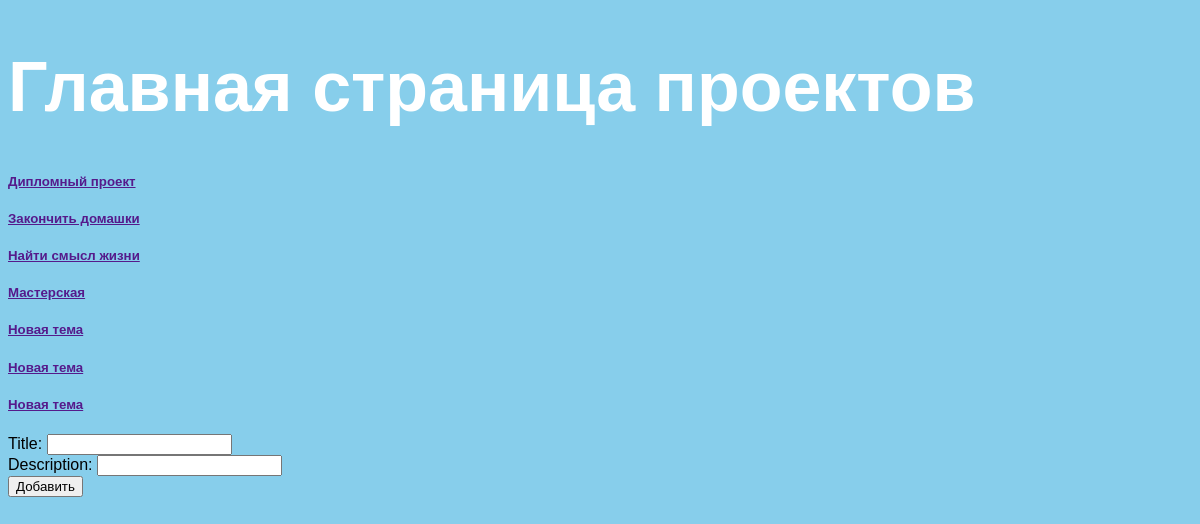
The app's page /project/ with its own data.
### tasks/models.py (models this page shows, shortened)
class Project(models.Model):
    title = models.CharField(max_length=100)
    description = models.TextField(max_length=1000)
    creation_date = models.DateField(auto_now_add=True)
    def __str__(self):
        return self.title

### tasks/views.py (the view)
# urls.py: path('', views.hello_page),
def hello_page(request):
    if request.method == 'POST':
        Project.objects.create(title=request.POST.get('title'),
                               description=request.POST.get('description'))
        context = {
            'welcome_message': 'Главная страница проектов',
            'projects': Project.objects.all(),
            'form': ProjectForm(),
        }
        return render(request, 'tasks/projects.html', context)
    else:
        context = {
            'welcome_message': 'Главная страница проектов',
            'projects': Project.objects.all(),
            'form': ProjectForm(),
        }
        return render(request, 'tasks/projects.html', context)

### tasks/forms.py
class ProjectForm(forms.Form):
    title = forms.CharField(max_length=100, required=True)
    description = forms.CharField(max_length=1000, required=True)
    class Meta:
        model = Project

### templates/tasks/projects.html (shortened to what this page needs)
{% load static %}
<!DOCTYPE html>
<html lang="ru">
<head>
    <link rel="stylesheet" type="text/css" href="{% static 'css/style.css' %}">
</head>
<body>
    <h1>{{welcome_message}}</h1>
    {% for project in projects %}
    <h5><a href="">{{project}}</a></h5>
    {% endfor %}
    <form method="POST">
        <table>
            {{ form }}
        </table>
        <input type="submit" value="Добавить">
    </form>
</body>
</html>

### static/css/style.css (style rules this page uses)
body { font-family: Arial, Verdana, sans-serif; background-color: skyblue; }
body h1 { font-size: 70px; font-weight: 600; color: white; }

### records on screen
Project: title "Дипломный проект"
Project: title "Закончить домашки"
Project: title "Найти смысл жизни"
Project: title "Мастерская"
Project: title "Новая тема"
Project: title "Новая тема"
Project: title "Новая тема"

### other values on screen
{{ welcome_message }} "Главная страница проектов"
